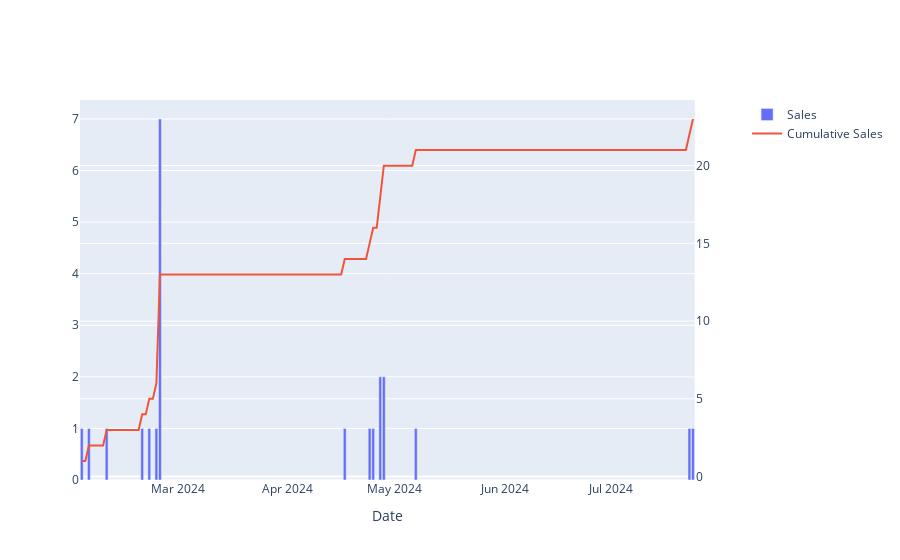

This figure's notebook cell:
### Code cell
daily_sales_fig = make_subplots(specs=[[{"secondary_y": True}]])

daily_sales_fig.add_trace(
    go.Bar(
        x=daily_sales_metrics.index,
        y=daily_sales_metrics['daily_sales'],
        name='Sales'
    ),
    secondary_y=False
)

daily_sales_fig.add_trace(
    go.Scatter(
        x=daily_sales_metrics.index,
        y=daily_sales_metrics['cumulative_sales'],
        name='Cumulative Sales',
        mode='lines'
    ),
    secondary_y=True
)

daily_sales_fig.update_xaxes(title_text="Date")

# daily_sales_fig.show()

### Figure 1 — Plotly figure (JSON) as saved in the notebook; plotly's stock layout.template omitted (floating-point values rounded to 4 significant figures; data arrays with more than 128 entries replaced by an {"elided": "..."} marker saying what was removed)
{"data": [{"name": "Sales", "type": "bar", "x": {"elided": "173 str values"}, "xaxis": "x", "y": {"elided": "173 int values"}, "yaxis": "y"}, {"mode": "lines", "name": "Cumulative Sales", "type": "scatter", "x": {"elided": "173 str values"}, "xaxis": "x", "y": {"elided": "173 int values"}, "yaxis": "y2"}], "layout": {"xaxis": {"anchor": "y", "domain": [0, 0.94], "title": {"text": "Date"}}, "yaxis": {"anchor": "x", "domain": [0, 1]}, "yaxis2": {"anchor": "x", "overlaying": "y", "side": "right"}}}
